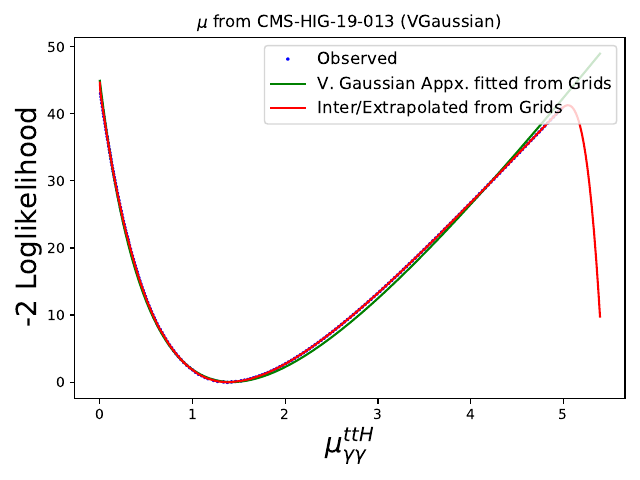

Reproduce this figure in Python.
from scipy.optimize import fsolve
import numpy as np
import matplotlib.pyplot as plt
import scipy.optimize as optimize
from scipy import interpolate

# Open the 1D grid files
f = open('HIG-19-013-Llh-1d-Grid.txt', 'r')

# Plot the grids
fig = plt.figure()
text = [[float(num) for num in line.split()] for line in f]
f.close()
text = np.array(text)
textt = np.transpose(text)
x = textt[0]
y = textt[1]
plt.plot(x,y,'.',markersize=3, color = 'blue',label="Observed")

# Find parameters
def func(X, cen2, sig1, sig2):
    z = X[:]
    return (z-cen2)**2/(sig1+sig2*(cen2-z))

def fit5para(xr, yr):

    # VBF
    # guess = (4, 2.5, 0.3)

    # ggH
    guess = (1.4, 0.1, 0.02)

    AR, pcov = optimize.curve_fit(func, xr, yr, guess)
    return AR

ff = fit5para(x, y)
cen2,sig1,sig2 = ff[0], ff[1], ff[2]

# Find central value and uncertainties from those parameters
def g1(y):
    return y**2 - sig2*y - sig1

a2 = fsolve(g1,1.5)
a1 = a2 + sig2

# Range of validation
x2 = np.arange(0,5.4,0.005)
y2 = (x2-cen2)**2/(sig1+sig2*(-x2+cen2))

# Plot
plt.plot(x2,y2,'-',markersize=2, color = 'g',label="V. Gaussian Appx. fitted from Grids")

# Interpolation
y3 = interpolate.UnivariateSpline(x, y, k=3, s=0)

#Plot
plt.plot(x2,y3(x2),'-',markersize=2, color = 'r',label="Inter/Extrapolated from Grids")
plt.xlabel(r'$\mu_{\gamma\gamma}^{ttH}$', fontsize=20)
plt.ylabel(r'-2 Loglikelihood', fontsize=20)
plt.title("$\mu$ from CMS-HIG-19-013 (VGaussian)")
plt.legend(loc='upper right', fontsize=12)

fig.set_tight_layout(True)

fig.savefig('VGaussian_fitted_vs_Extrapolation.pdf')
plt.show()
